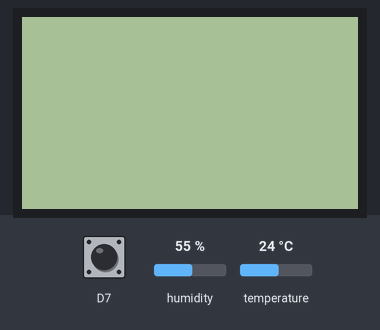
A sketch run on a simulated ESP8266 (NodeMCU). Shown: 84×48 one-colour display. Inputs (shaded band) come from the test bench; at power-on: humidity 55 %, D7 HIGH, temperature 24 °C. WiFi joins after 1.5 s; servers stay silent unless stated; no MQTT or app messages arrive unless stated; what the sketch prints to the serial monitor is not drawn. At 22.3 s the program puts the board to deep sleep or switches it off; the recording ends there.

Above: at 5.0 s.
5.1 s: humidity set to 22 %
At 11.4 s:
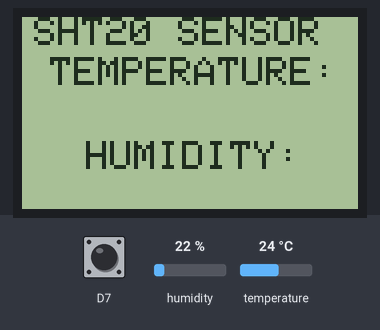
At 13.0 s:
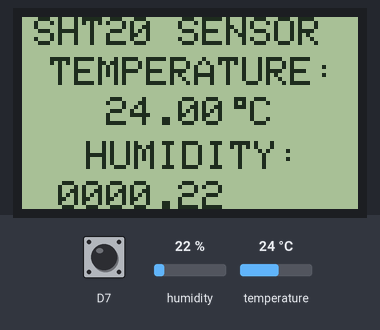
Timing chart, 0 to 14.5 s (numbered marks = the images above; inputs shaded):
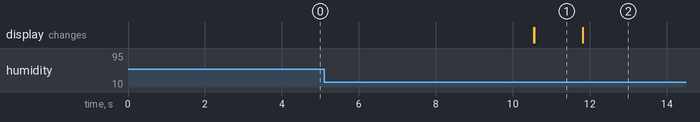

The sketch:

SmartWeatherStation.ino
```cpp
#ifndef STASSID
// Define the wifi information
#define STASSID "MobinNet6879-1"
#define STAPSK  "EB8E3J8F7EA"
#define MQTT_HOST IPAddress(192, 168, 1, 153)

#define MQTT_PORT 1883
// Define the tpoics we're going to publish
#define MQTT_PUB_TEMP "esp/dht/temperature"
#define MQTT_PUB_HUM "esp/dht/humidity"
#define MQTT_PUB_WiFi "WiFiConnection"


#endif

#include <Wire.h>
#include <SPI.h>
#include <Adafruit_GFX.h>
#include <Adafruit_PCD8544.h>
#include "DFRobot_SHT20.h"
#include <Arduino.h>
#include <ESP8266WiFi.h>
#include <PubSubClient.h>
#include <WiFiClient.h>
#include <ESP8266WebServer.h>
#include <ESP8266mDNS.h>
#include <Ticker.h>
#include <AsyncMqttClient.h>
#include <String.h>


// Define the client
AsyncMqttClient mqttClient;
Ticker mqttReconnectTimer;

// Define event handlers
WiFiEventHandler wifiConnectHandler;
WiFiEventHandler wifiDisonnectHandler;
Ticker wifiReconnectTimer;

unsigned long previousMillis = 0;
const long interval = 50;


void connectToWiFi(){  // Function: connect to WiFi.
  Serial.println();
  Serial.println("Connecting to WiFi...");
  WiFi.begin(STASSID, STAPSK);
}

void onWiFiConnect(const WiFiEventStationModeGotIP& event){ // Function: check if the WiFi is connected.
  Serial.println("Connected To WiFi.");
  connectToMqtt();
}

void onWiFiDisconnect(const WiFiEventStationModeDisconnected& event){ // Function: check if the WiFi is disconnected.
  Serial.println("Disconnected from WiFi.");
  mqttReconnectTimer.detach();
  wifiReconnectTimer.once(2, connectToWiFi);
  }

void connectToMqtt(){ // // Function: Connect to mqtt client.
  Serial.println("Connecting to MQTT...");
  mqttClient.connect();

}

void onMqttConnect(bool sessionPresent){ // Function: Check if mqtt is connected.
  Serial.println("Connected to MQTT.");
  Serial.print("Session present: ");
  Serial.println(sessionPresent);

}

void onMqttDisconnect(AsyncMqttClientDisconnectReason reason){ // Function: Check if mqtt is disconnected.
  Serial.println("Disconnected from MQTT.");
  if(WiFi.isConnected()){
    mqttReconnectTimer.once(2, connectToMqtt);
  }
}

void onMqttPublish(uint16_t packetID){ // Function: Check if publish is done.
  Serial.print("Publish acknowledged.");
  Serial.print("packetID:");
  Serial.println(packetID);
}

//Define Push Button
struct Button {
  const uint8_t PIN;
  uint32_t numberKeyPresses;
  bool pressed;
};

Button button = {13, 0, false}; //D7

void IRAM_ATTR isr(void* arg) { //Function: Define pushbutton action: press.
  Button* s = static_cast<Button*>(arg);
  s->numberKeyPresses += 1;
  s->pressed = true;
}

void IRAM_ATTR isr() {
  button.numberKeyPresses += 1;
  button.pressed = true;
}

//Define SHT20 Sensor
Adafruit_PCD8544 display = Adafruit_PCD8544(15, 2, 0, 4, 5); // SHT20 GPIO connections.
int contrastValue = 60;
DFRobot_SHT20 sht20; // Define SHT20 as a sensor

///Web server
const char* ssid = STASSID;
const char* password = STAPSK;

ESP8266WebServer server(80); //Define Server


void setup(void)
{

  Serial.begin(115200);
  Serial.println("I'm awake");
  delay(500);

  wifiConnectHandler = WiFi.onStationModeGotIP(onWiFiConnect);
  wifiDisonnectHandler = WiFi.onStationModeDisconnected(onWiFiDisconnect);
  mqttClient.onConnect(onMqttConnect);
  mqttClient.onDisconnect(onMqttDisconnect);
  mqttClient.onPublish(onMqttPublish);
  mqttClient.setServer(MQTT_HOST, MQTT_PORT) ;

  connectToWiFi();
  delay(10000);

  if(WiFi.isConnected()){ //Publish Wifi Connected.

    uint16_t packetIdPub3 = mqttClient.publish(MQTT_PUB_WiFi, 1, true, String(STASSID).c_str());

  }

  //pinMode(button.PIN, INPUT_PULLUP);

  attachInterrupt(button.PIN, isr, FALLING);


  // initialize the display
  display.begin();
  Wire.begin(D6, D5);  // set I2C pins [SDA = D6, SCL = D5], default clock is 100kHz
  display.setContrast(contrastValue);
  display.clearDisplay();
  display.setTextSize(1);
  display.setTextColor(BLACK, WHITE);
  display.setCursor(3, 0);
  display.print("SHT20 SENSOR");
  display.display();
  display.setCursor(7, 10);
  display.print("TEMPERATURE:");
  display.setCursor(16, 31);
  display.print("HUMIDITY:");
  display.display();


  sht20.initSHT20();
  delay(100);
  sht20.checkSHT20();
  delay(100);

  // SHT20 reads the temprature and humidity
  float humd = sht20.readHumidity();
  float temp = sht20.readTemperature();

  Serial.println();
  Serial.print(temp);
  Serial.print(" ");
  Serial.print(humd);
  Serial.println();


  // Publish temprature and humidity
  uint16_t packetIdPub1 = mqttClient.publish(MQTT_PUB_TEMP, 1, true, String(temp).c_str());
  Serial.println("Temp Sent");
  uint16_t packetIdPub2 = mqttClient.publish(MQTT_PUB_HUM, 1, true, String(humd).c_str());

  Serial.println("Humd Sent");

  delay(1000);

  // Show sensor data on NOKIA LCD
  display.setCursor(15, 20);
  if(temp < 0)
    display.printf("-%02u.%02u C", (int)abs(temp) % 100, (int)(abs(temp) * 100) % 100 );
  else
    display.printf(" %02u.%02u C", (int)temp % 100, (int)(temp * 100) % 100 );
    display.drawRect(53, 20, 3, 3, BLACK); // print degree symbol ( ° )

  display.setCursor(9, 41);
  display.printf("%04u.%02u", (int)(humd/100), (int)((uint32_t)humd % 100) );

  display.display();

  delay(10000);
  String noneCon = "Disconnected";
  // Publish WiFi disconnection.
  uint16_t packetIdPub4 = mqttClient.publish(MQTT_PUB_WiFi, 1, true, noneCon.c_str());
  delay(500);


  display.clearDisplay();
  display.display();
  Serial.println("I'm awake, but I'm going into deep sleep mode for 60 seconds");

  // Deep Sleep for 1 minute
  ESP.deepSleep(60e6); //60 second

}

// main loop
void loop(){

}
```

Measured:
- what the display in image 1 shows lasts 1.2 s, from 10.6 s to 11.8 s
